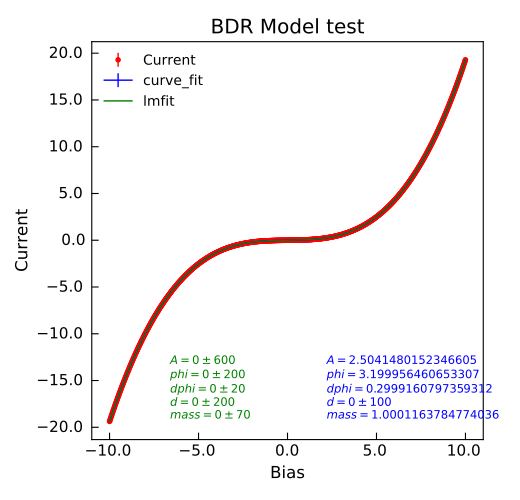

Source code (Python):
"""Example of nDimArrhenius Fit."""
# pylint: disable=invalid-name
from Stoner import Data
from Stoner.analysis.fitting.models.tunnelling import BDR, bdr
from numpy import linspace, ones_like
from numpy.random import normal

# Make some data
V = linspace(-10, 10, 1000)
I = bdr(V, 2.5, 3.2, 0.3, 15.0, 1.0) + normal(size=len(V), scale=1.0e-3)
dI = ones_like(V) * 1.0e-3

# Curve fit
d = Data(V, I, dI, setas="xye", column_headers=["Bias", "Current", "Noise"])

d.curve_fit(bdr, p0=[2.5, 3.2, 0.3, 15.0, 1.0], result=True, header="curve_fit")
d.setas = "xyey"
d.plot(fmt=["r.", "b-"])
d.annotate_fit(
    bdr,
    x=0.6,
    y=0.05,
    prefix="bdr",
    fontdict={"size": "x-small", "color": "blue"},
)

# lmfit
d.setas = "xy"
fit = BDR(missing="drop")
p0 = fit.guess(I, x=V)
for p, v, mi, mx in zip(
    ["A", "phi", "dphi", "d", "mass"],
    [2.500, 3.2, 0.3, 15.0, 1.0],
    [0.100, 1.0, 0.05, 5.0, 0.5],
    [10, 10.0, 2.0, 30.0, 5.0],
):
    p0[p].value = v
    p0[p].bounds = [mi, mx]
d.lmfit(fit, p0=p0, result=True, header="lmfit")
d.setas = "x...y"
d.plot(fmt="g-")
d.annotate_fit(
    fit,
    x=0.2,
    y=0.05,
    prefix="BDR",
    fontdict={"size": "x-small", "color": "green"},
)

d.ylabel = "Current"
d.title = "BDR Model test"
d.tight_layout()
